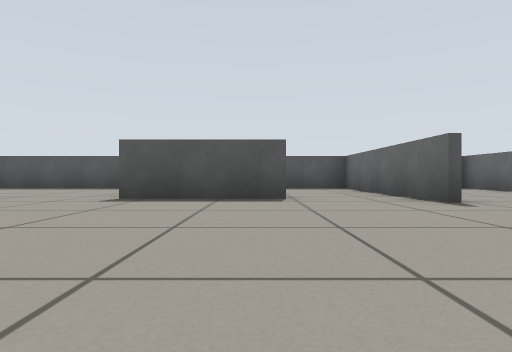
View 1 (above)

15 first-person views from a walk through a Gazebo world. The camera is 0.31 m above the floor, looks level and sees 75° across. The floor is counted in squares, 1 m on a side. Each view is taken from the middle of a square. On the plan, view 1 faces up. The plan holds only what a view shows up to about 9 squares ahead; the rest is blank.

View 2
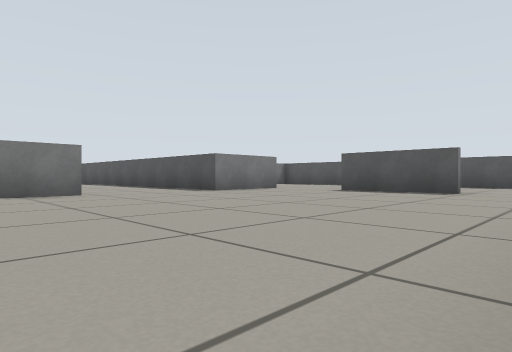

View 3
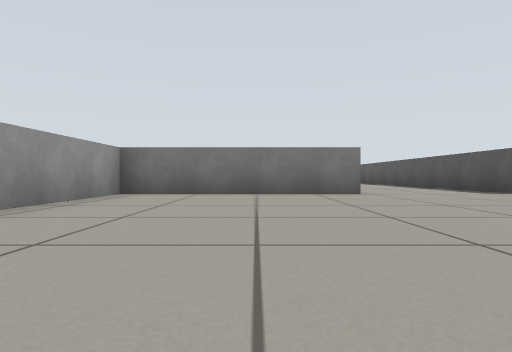

View 4
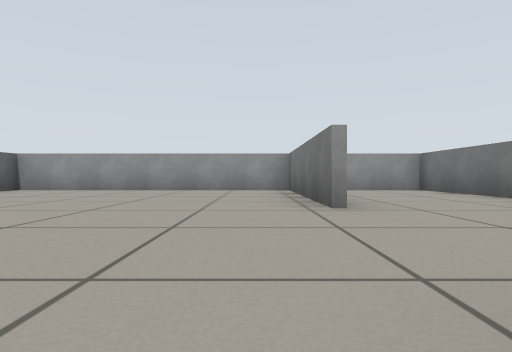

View 5
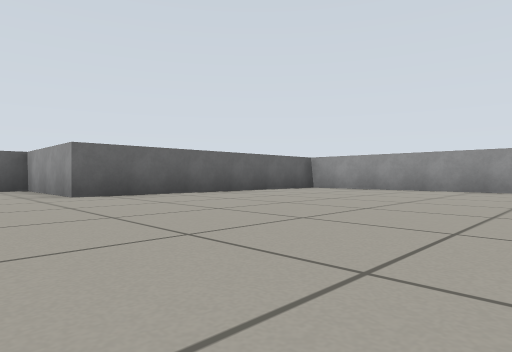

View 6
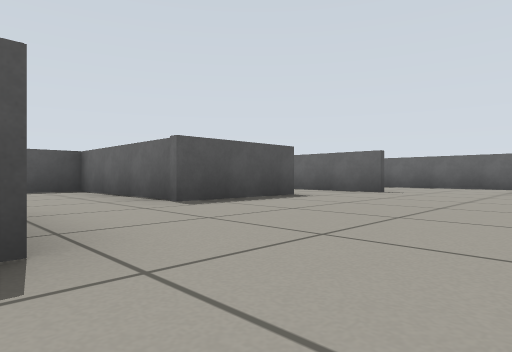

View 7
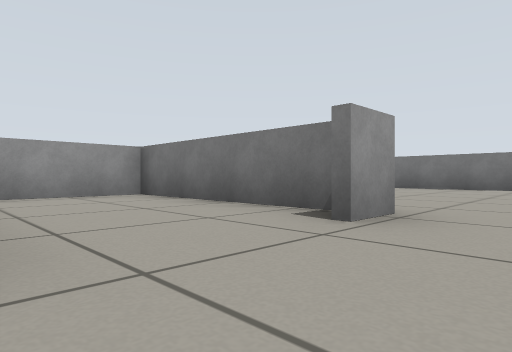

View 8
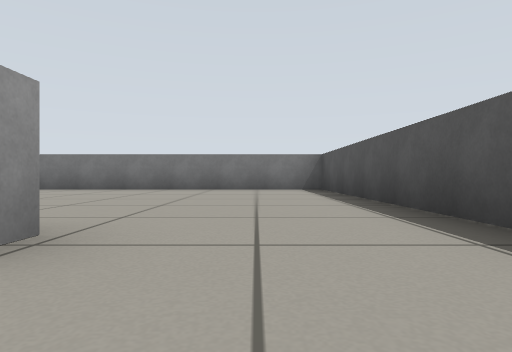

View 9
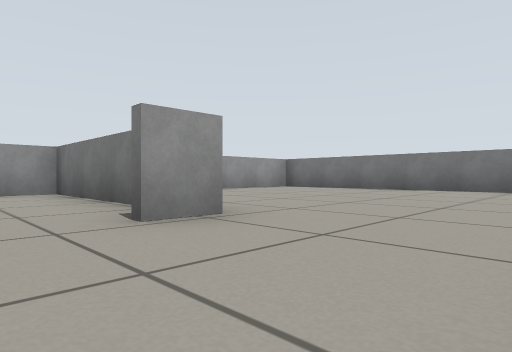

View 10
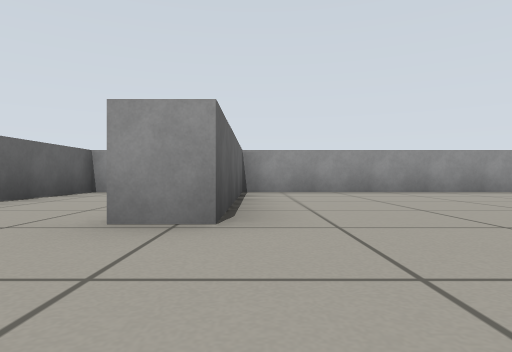

View 11
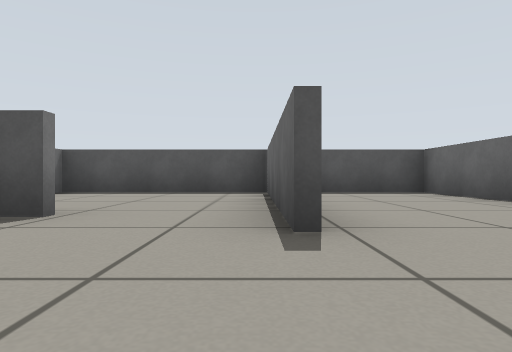

View 12
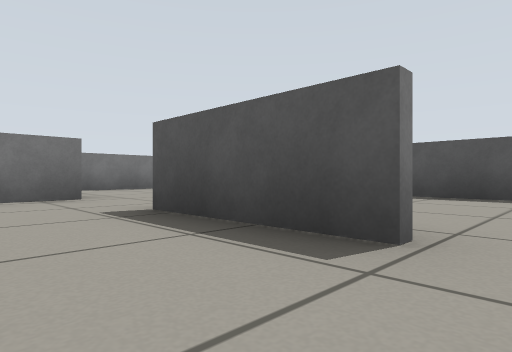

View 13
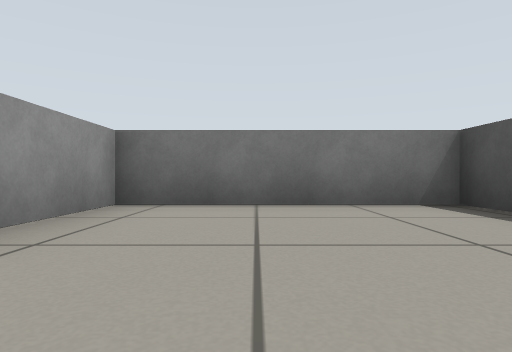

View 14
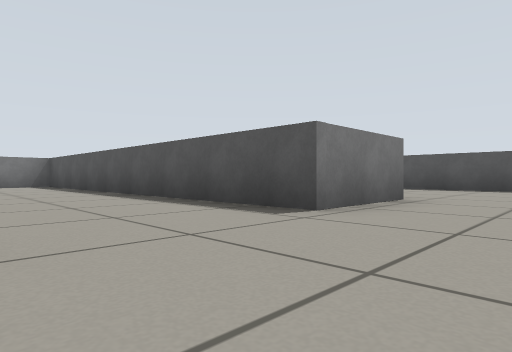

View 15
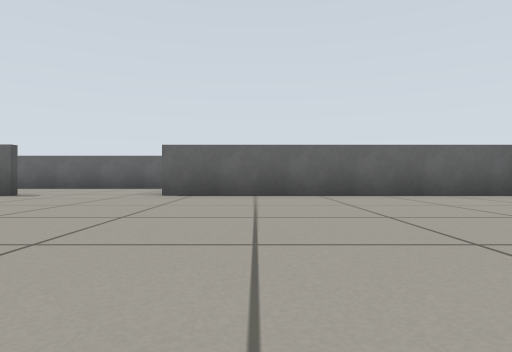

### Floor plan
Ten units are one square. View 1 is at (0, 0); x grows to the right and y downward. Boxes are objects, and circles mark ways between rooms. Rooms are numbered by the first view taken in them; rooms with no view inside come last. Other rooms are left out.
<svg viewBox="-131 -87 187 135">
<path fill="none" stroke="#000" d="M-37 1 -37 43 23 43 23 -15 51 -15 51 -82 31 -82M5 -45 -17 -45M23 -37 23 -55M-37 -45 -37 -25 -64 -25M-67 1 -59 1M-66 6 -66 43 -39 43 -39 20M-119 43 -67 43 -67 1M-64 -25 -126 -25 -126 40M-17 -45 -17 -82 -66 -82 -66 -45 -49 -45M23 -55 23 -82 -16 -82"/>
<circle cx="-70" cy="-15" r="3" fill="#2a7"/>
<circle cx="-30" cy="-50" r="3" fill="#2a7"/>
<circle cx="10" cy="-50" r="3" fill="#2a7"/>
<text x="-10" y="-10">1</text>
<text x="-100" y="10">2</text>
<text x="-50" y="-60">3</text>
<text x="0" y="-70">4</text>
</svg>
Room 1 opens to room 2. Room 1 opens to room 3. Room 1 opens to room 4.

Where each view was taken, in squares from view 1:
view 1: 0 up, 0 right, facing up
view 2: 2 down, 2 right, facing up-left
view 3: 2 down, 2 right, facing left
view 4: 3 up, 3 left, facing down
view 5: 3 up, 3 left, facing down-right
view 6: 1 up, 4 left, facing up-right
view 7: 1 up, 4 left, facing down-left
view 8: 1 up, 5 left, facing left
view 9: 2 up, 5 left, facing down-left
view 10: 2 up, 7 left, facing down
view 11: 2 up, 2 right, facing up
view 12: 3 up, 1 right, facing up-left
view 13: 6 up, 3 left, facing left
view 14: 0 up, 2 left, facing up-left
view 15: 0 up, 3 left, facing right
